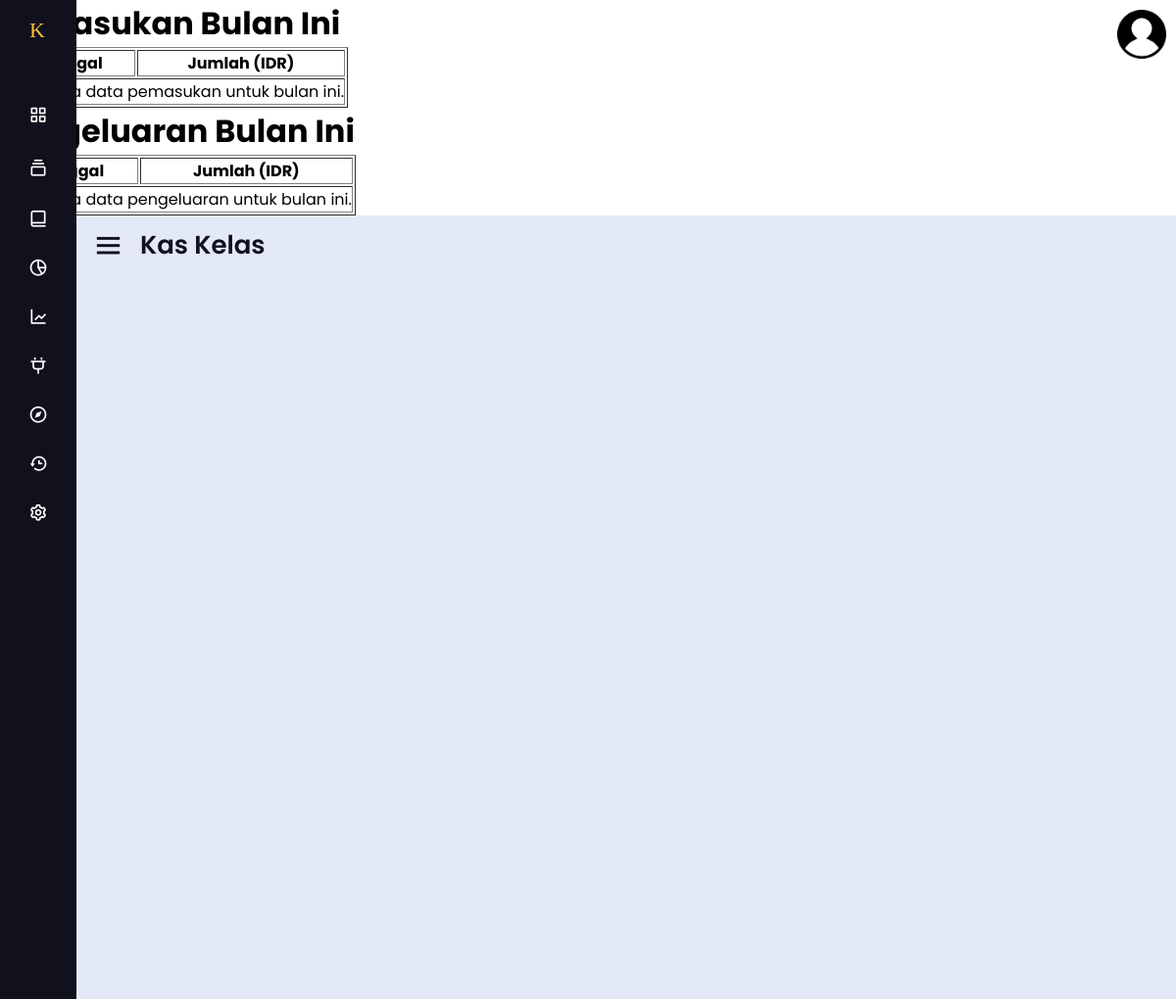
/welcome.php, run on an earlier commit of the app's database.
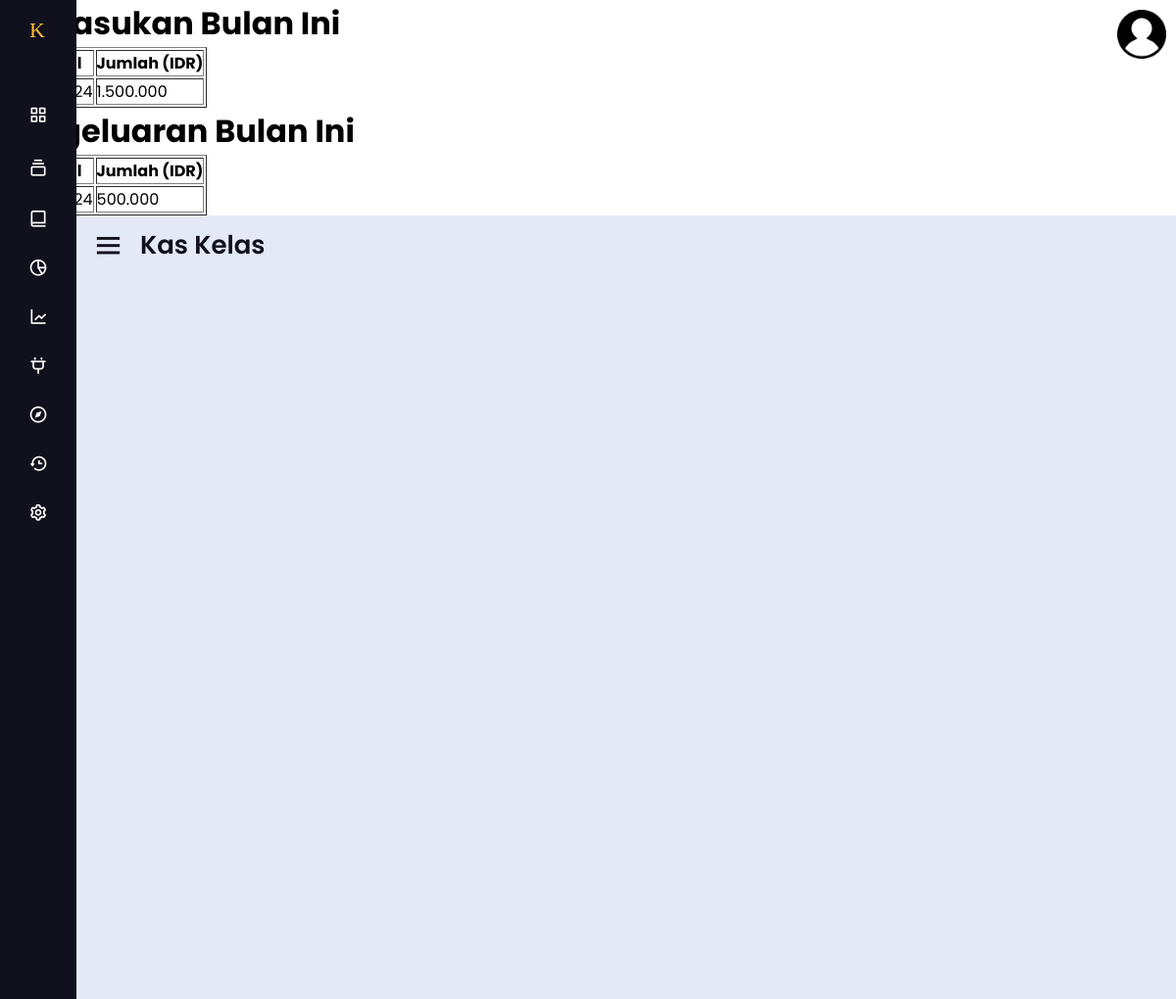
And on a later commit of the database.
### tables this page shows
CREATE TABLE `pemasukan` (
  `id` int NOT NULL,
  `tanggal` date NOT NULL,
  `jumlah` decimal(10,0) NOT NULL
);

CREATE TABLE `pengeluaran` (
  `id` int NOT NULL,
  `tanggal` date NOT NULL,
  `jumlah` int NOT NULL
);

### welcome.php (the view, shortened to what this page needs)
<?php
$host = "localhost";
$dbname = "website";
$username = "root";
$password = "";
$pemasukan = [];
$pengeluaran = [];
try {
    $pdo = new PDO("mysql:host=$host;dbname=$dbname", $username, $password);
    $pdo->setAttribute(PDO::ATTR_ERRMODE, PDO::ERRMODE_EXCEPTION);
    $bulanIni = date('Y-m');
    $stmtPemasukan = $pdo->prepare("SELECT tanggal, jumlah FROM pemasukan WHERE DATE_FORMAT(tanggal, '%Y-%m') = :bulan");
    $stmtPemasukan->execute(['bulan' => $bulanIni]);
    $pemasukan = $stmtPemasukan->fetchAll(PDO::FETCH_ASSOC);
    $stmtPengeluaran = $pdo->prepare("SELECT tanggal, jumlah FROM pengeluaran WHERE DATE_FORMAT(tanggal, '%Y-%m') = :bulan");
    $stmtPengeluaran->execute(['bulan' => $bulanIni]);
    $pengeluaran = $stmtPengeluaran->fetchAll(PDO::FETCH_ASSOC);
} catch (PDOException $e) {
    echo "Error: " . $e->getMessage();
}
?>
<!DOCTYPE html>
<html lang="en" dir="ltr">
<head>
    <link rel="stylesheet" href="style.css">
    <link href='https://unpkg.com/boxicons@2.0.7/css/boxicons.min.css' rel='stylesheet'>
    <link rel="stylesheet" href="style.css">
</head>
<body>
<h1>Pemasukan Bulan Ini</h1>
    <table border="1">
        <tr><th>Tanggal</th><th>Jumlah (IDR)</th></tr>
        <?php if ($pemasukan): ?>
            <?php foreach ($pemasukan as $row): ?>
                <tr>
                    <td><?php echo htmlspecialchars($row['tanggal']); ?></td>
                    <td><?php echo number_format($row['jumlah'], 0, ',', '.'); ?></td>
                </tr>
            <?php endforeach; ?>
        <?php else: ?>
            <tr><td colspan="2">Tidak ada data pemasukan untuk bulan ini.</td></tr>
        <?php endif; ?>
    </table>
    <h1>Pengeluaran Bulan Ini</h1>
    <table border="1">
        <tr><th>Tanggal</th><th>Jumlah (IDR)</th></tr>
        <?php if ($pengeluaran): ?>
            <?php foreach ($pengeluaran as $row): ?>
                <tr>
                    <td><?php echo htmlspecialchars($row['tanggal']); ?></td>
                    <td><?php echo number_format($row['jumlah'], 0, ',', '.'); ?></td>
                </tr>
            <?php endforeach; ?>
        <?php else: ?>
            <tr><td colspan="2">Tidak ada data pengeluaran untuk bulan ini.</td></tr>
        <?php endif; ?>
    </table>
    <header>
        <img src="assets/images/profile.png" alt="Logo" class="logo" onclick="window.location.href='./profile.php'">
    </header>
    <div class="sidebar close">
        <div class="logo-details">
            <p class="bx textcustom" style="color: #ffbf36; margin:45px 0 50px 30px; font-size:22px;">K</p>
        </div>
        <ul class="nav-links">
            <li>
                <a href="./saldo.php">
                    <i class='bx bx-grid-alt'></i>
                </a>
            </li>
            <li>
                <div class="iocn-link">
                    <a href="#">
                        <i class='bx bx-collection'></i>
                    </a>
                </div>
            </li>
            <li>
                <div class="iocn-link">
                    <a href="#">
                        <i class='bx bx-book-alt'></i>
                    </a>
                </div>
            </li>
            <li>
                <a href="#">
                    <i class='bx bx-pie-chart-alt-2'></i>
                </a>
            </li>
            <li>
                <a href="#">
                    <i class='bx bx-line-chart'></i>
                </a>
            </li>
            <li>
                <div class="iocn-link">
                    <a href="#">
                        <i class='bx bx-plug'></i>
                    </a>
                </div>
            </li>
            <li>
                <a href="#">
                    <i class='bx bx-compass'></i>
                </a>
            </li>
            <li>
                <a href="#">
                    <i class='bx bx-history'></i>
                </a>
            </li>
            <li>
                <a href="#">
                    <i class='bx bx-cog'></i>
                </a>
            </li>
            <li>
                <div class="profile-details">
            </li>
        </ul>
    </div>
    <section class="home-section">
        <div class="home-content">
            <i class='bx bx-menu'></i>
            <span class="text">Kas Kelas</span>
        </div>
    </section>
</body>
</html>

### style.css (style rules this page uses)
* { margin: 0; padding: 0; box-sizing: border-box; font-family: 'Poppins', sans-serif; }
.textcustom { font-family: 'CustomFont'; }
.sidebar { position: fixed; top: 0; left: 0; height: 100%; width: 260px; background: #11101d; z-index: 100; transition: all 0.5s ease; }
.sidebar.close { width: 78px; }
.sidebar .logo-details { height: 60px; width: 100%; display: flex; align-items: center; }
.sidebar .nav-links { height: 100%; padding: 30px 0 150px 0; overflow: auto; }
.sidebar.close .nav-links { overflow: visible; }
.sidebar .nav-links li { position: relative; list-style: none; transition: all 0.4s ease; }
.sidebar .nav-links li .iocn-link { display: flex; align-items: center; justify-content: space-between; }
.sidebar.close .nav-links li .iocn-link { display: block }
.sidebar .nav-links li i { height: 50px; min-width: 78px; text-align: center; line-height: 50px; color: #fff; font-size: 20px; cursor: pointer; transition: all 0.3s ease; }
.sidebar .nav-links li a { display: flex; align-items: center; text-decoration: none; }
.sidebar .profile-details { position: fixed; bottom: 0; width: 260px; display: flex; align-items: center; justify-content: space-between; background: #1d1b31; padding: 12px 0; transition: all 0.5s ease; }
.sidebar.close .profile-details { background: none; }
.sidebar.close .profile-details { width: 78px; }
.home-section { position: relative; background: #E4E9F7; height: 100vh; left: 260px; width: calc(100% - 260px); transition: all 0.5s ease; }
.sidebar.close ~ .home-section { left: 78px; width: calc(100% - 78px); }
.home-section .home-content { height: 60px; display: flex; align-items: center; }
.home-section .home-content .bx-menu, .home-section .home-content .text { color: #11101d; font-size: 35px; }
.home-section .home-content .bx-menu { margin: 0 15px; cursor: pointer; }
.home-section .home-content .text { font-size: 26px; font-weight: 600; }

### welcome.php (style rules this page uses)
header { display: flex; justify-content: flex-end; align-items: center; padding: 10px; }
.logo { max-width: 150px; height: 50px; }
header { position: fixed; top: 0; right: 0; width: 100px; z-index: 1000; }

What changed in the data, as far as the page shows it:
added pemasukan: jumlah "1.500.000"
added pengeluaran: jumlah "500.000"
Also different on the page:
text no longer shown: "Tidak ada data pemasukan untuk bulan ini. Tidak ada data pengeluaran untuk bulan ini."
